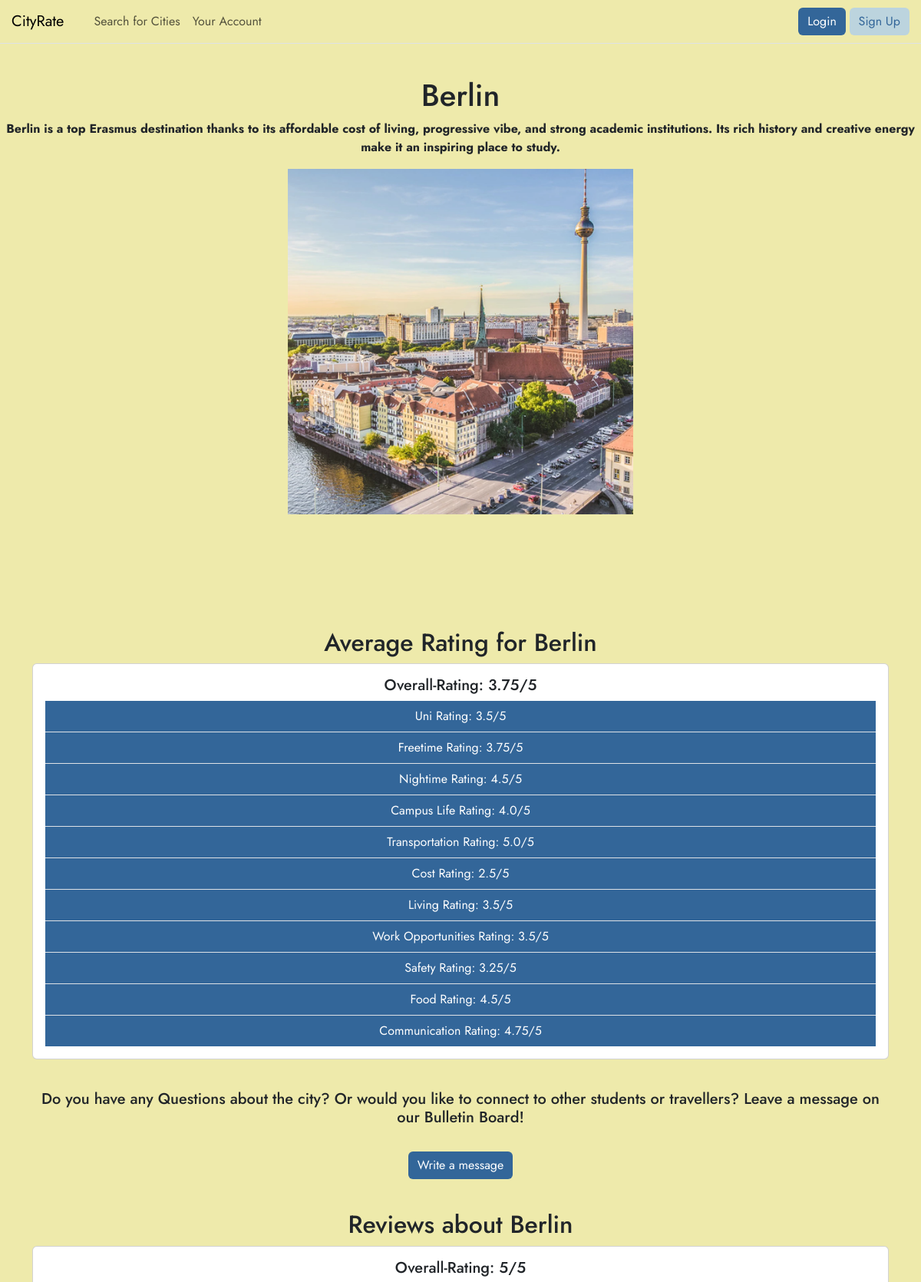
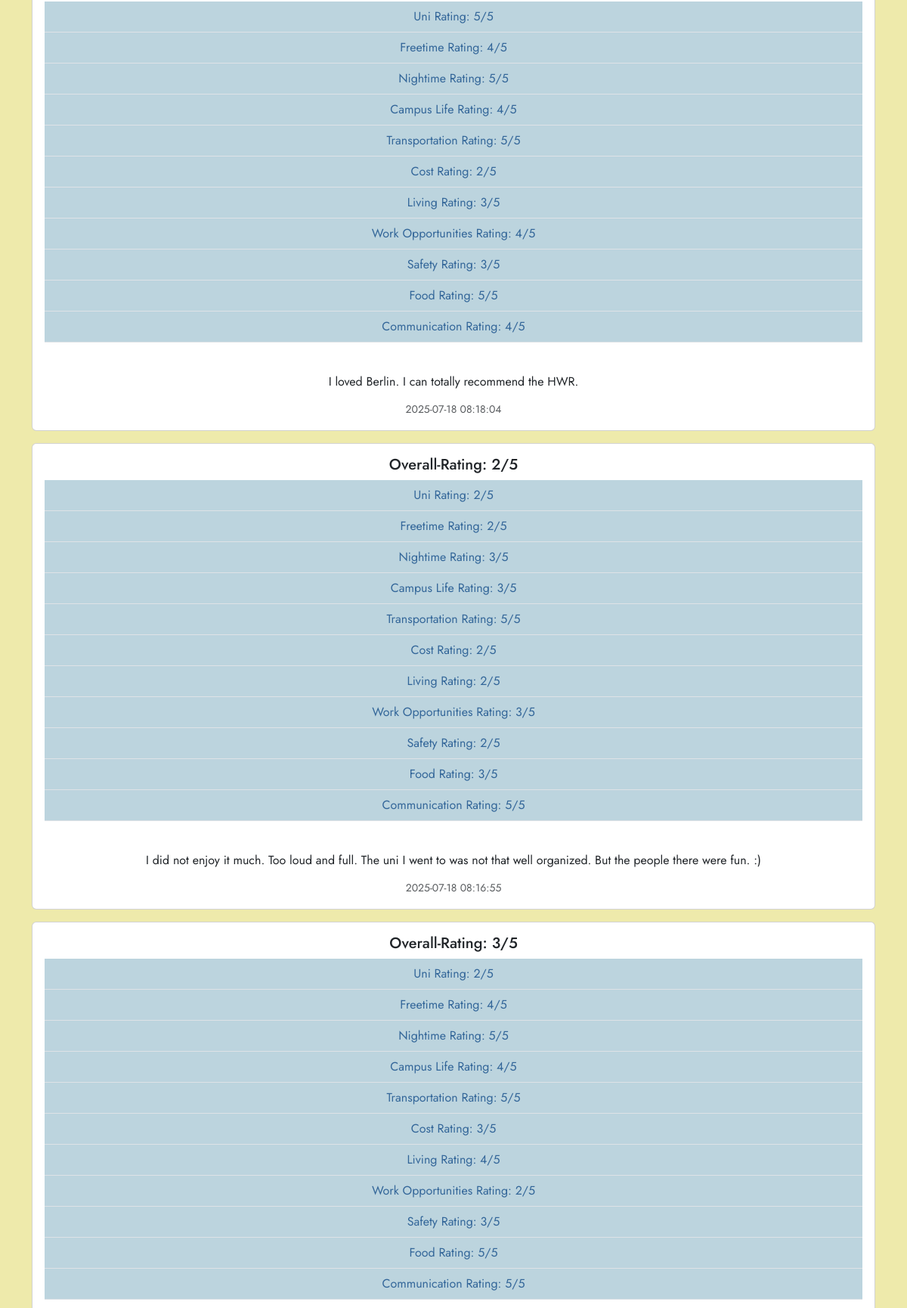
Page /city/Berlin (upper part) on the committed database (2 pictures, top to bottom).
### tables this page shows
CREATE TABLE city (
    name TEXT PRIMARY KEY NOT NULL,
    description TEXT NOT NULL,
    image_path TEXT
);

CREATE TABLE review (
    id INTEGER PRIMARY KEY AUTOINCREMENT,
    city_name TEXT NOT NULL,
    username TEXT, -- wenn du später Users integrierst
    overall_rating INTEGER NOT NULL,
    uni_rating INTEGER,
    freetime_rating INTEGER,
    nightime_rating INTEGER,
    campus_life_rating INTEGER,
    transportation_rating INTEGER,
    cost_rating INTEGER,
    living_rating INTEGER,
    workopportunities_rating INTEGER,
    safety_rating INTEGER,
    food_rating INTEGER,
    comunication_rating INTEGER,
    comment TEXT,
    created_at TIMESTAMP DEFAULT CURRENT_TIMESTAMP,
    FOREIGN KEY(city_name) REFERENCES city(name),
    FOREIGN KEY(username) REFERENCES user(username)
);

### app.py (the view)
@app.route('/city/<city_name>', methods=['GET'])
def city_view(city_name):
    if not city_name: #Falls kein city_name übergeben wurde
        return "No city chosen", 400
    db_con = get_db_con()
    form = ReviewForm()
    city = db_con.execute(
        'SELECT * FROM city WHERE LOWER(name) = LOWER(?)',
        (city_name.lower(),)
    ).fetchone()
    if city is None:
        return "City not found", 404
    reviews = db_con.execute(
        'SELECT * FROM review WHERE city_name = ? ORDER BY created_at DESC',
        (city_name,) #Def für ?-Platzhalter
    ).fetchall()
    categories = ['overall_rating',
                'uni_rating',
                'freetime_rating',
                'nightime_rating',
                'campus_life_rating',
                'transportation_rating',
                'cost_rating',
                'living_rating',
                'workopportunities_rating',
                'safety_rating',
                'food_rating',
                'comunication_rating']
    average_cat = {}
    for cat in categories:
        avg = db_con.execute(
            f'SELECT AVG({cat}) FROM review WHERE city_name = ?', (city['name'],)
        ).fetchone()[0]
        if avg is not None:
            average_cat[cat] = round(avg, 2)
        else:
            average_cat[cat] = "/"
    return render_template('city.html', city=city, form=form, reviews=reviews, average_cat=average_cat)

### db.py (called while the page is built)
def get_db_con(pragma_foreign_keys = True):
    if 'db_con' not in g:
        g.db_con = sqlite3.connect(
            current_app.config['DATABASE'],
            detect_types=sqlite3.PARSE_DECLTYPES
        )
        g.db_con.row_factory = sqlite3.Row
        if pragma_foreign_keys:
            g.db_con.execute('PRAGMA foreign_keys = ON;')
    return g.db_con

def close_db_con(e=None):
    db_con = g.pop('db_con', None)
    if db_con is not None:
        db_con.close()

### templates/city.html (shortened to what this page needs)
{% from 'bootstrap5/nav.html' import render_nav_item %}
<!DOCTYPE html>
<html>
<head>
    {{ bootstrap.load_css() }}
<link rel="stylesheet" href="{{ url_for('static', filename='css/style.css') }}">
</head>
<body>
  <nav class="navbar navbar-expand-xl border-bottom mb-3 fixed-top">
        <div class="container-fluid px-0">
            <a class="navbar-brand" href="{{ url_for('home') }}"  style ="padding-left: 15px;" >CityRate</a>
            <div class="collapse navbar-collapse" id="menu">
    <ul class="navbar-nav me-auto mb-2 mb-lg-0" style="padding-left: 15px;">
        {{ render_nav_item('search', 'Search for Cities') }}
        {{ render_nav_item('profile', 'Your Account') }}
    </ul>
    <div>
    <a href="{{ url_for('login') }}" class="btn custom-button1">Login</a>
    <a href="{{ url_for('register') }}" class="btn custom-button2">Sign Up</a>
    </div>
</div>
        </div>
    </nav>
    <header>
        <h1>{{ city['name'] }}</h1>
        <p class="fw-bold mb-3 text-center">{{ city['description'] }}</p>
       <img src="{{ url_for('static', filename='images/' ~ city['image_path']) }}" alt="{{ city['name'] }}" class="city-image">
    </header>
    <main class="container mt-5">
    {% if reviews %}
    <h2 class="text-center">Average Rating for {{ city['name'] }}</h2>
    <div class="card mb-3">
    <div class="card-body">
        <h5 class="card-title">Overall-Rating: {{ average_cat.overall_rating }}/5</h5>
        <ul class="list-group list-group-flush">
            <li class="list-group-item list-bg-avg">Uni Rating: {{ average_cat.uni_rating }}/5</li>
            <li class="list-group-item list-bg-avg">Freetime Rating: {{ average_cat.freetime_rating }}/5</li>
             <li class="list-group-item list-bg-avg">Nightime Rating: {{ average_cat.nightime_rating }}/5</li>
            <li class="list-group-item list-bg-avg">Campus Life Rating: {{ average_cat.campus_life_rating }}/5</li>
            <li class="list-group-item list-bg-avg">Transportation Rating: {{ average_cat.transportation_rating }}/5</li>
            <li class="list-group-item list-bg-avg">Cost Rating: {{ average_cat.cost_rating }}/5</li>
            <li class="list-group-item list-bg-avg">Living Rating: {{ average_cat.living_rating }}/5</li>
            <li class="list-group-item list-bg-avg">Work Opportunities Rating: {{ average_cat.workopportunities_rating }}/5</li>
            <li class="list-group-item list-bg-avg">Safety Rating: {{ average_cat.safety_rating }}/5</li>
            <li class="list-group-item list-bg-avg">Food Rating: {{ average_cat.food_rating }}/5</li>
            <li class="list-group-item list-bg-avg">Communication Rating: {{ average_cat.comunication_rating }}/5</li>
        </ul>
    </div>
    </div>
    {% endif %}
    <div>
    <br>
    <h5 class="text-center">Do you have any Questions about the city? Or would you like to connect to other students or travellers? Leave a message on our Bulletin Board!</h5> <br>
    <a href="{{ url_for('bulletin', city_name=city.name) }}" class="btn custom-button1">Write a message</a>
    </div>
    <h2 class="text-center">Reviews about {{ city['name'] }}</h2>
    {% if reviews %}
        {% for review in reviews %}
            <div class="card mb-3">
                <div class="card-body">
    <h5 class="card-title">Overall-Rating: {{ review.overall_rating }}/5</h5>
    <ul class="list-group list-group-flush">
    <li class="list-group-item list-bg">Uni Rating: {{ review.uni_rating }}/5</li>
    <li class="list-group-item list-bg">Freetime Rating: {{ review.freetime_rating }}/5</li>
    <li class="list-group-item list-bg">Nightime Rating: {{ review.nightime_rating }}/5</li>
    <li class="list-group-item list-bg">Campus Life Rating: {{ review.campus_life_rating }}/5</li>
    <li class="list-group-item list-bg">Transportation Rating: {{ review.transportation_rating }}/5</li>
    <li class="list-group-item list-bg">Cost Rating: {{ review.cost_rating }}/5</li>
    <li class="list-group-item list-bg">Living Rating: {{ review.living_rating }}/5</li>
    <li class="list-group-item list-bg">Work Opportunities Rating: {{ review.workopportunities_rating }}/5</li>
    <li class="list-group-item list-bg">Safety Rating: {{ review.safety_rating }}/5</li>
    <li class="list-group-item list-bg">Food Rating: {{ review.food_rating }}/5</li>
    <li class="list-group-item list-bg">Communication Rating: {{ review.comunication_rating }}/5</li> <br>
</ul>
    {% if review.comment %}
        <p class="card-text mt-3">{{ review.comment }}</p>
    {% endif %}
    <p class="card-subtitle text-muted"><small>{{ review.created_at }}</small></p>
</div>
            </div>
        {% endfor %}
    {% else %}
        <p class="text-center">No reviews yet. Be the first to leave one!</p> <br>
    {% endif %}
</main>
</body>
</html>

### static/css/style.css (style rules this page uses)
h1, h2, h3, h4, h5, h6 { text-align: center; }
body { padding-top: 100px; background-color: #EEEAAB; font-family: 'Jost', sans-serif; }
main { background-color: #EEEAAB; font-family: 'Jost', sans-serif; text-align: center; padding-top: 100px; }
nav.navbar { background-color: #EEEAAB; opacity: 1; }
.custom-button1 { background-color: #336699; color: white; border: none; }
.custom-button2 { background-color: #BCD4DE; color: #336699; border: #336699; margin-right: 15px; }

### templates/city.html (style rules this page uses)
.city-image { width: 450px; height: 450px; object-fit: cover; display: block; margin: 0 auto; }
.list-bg { background-color: #BCD4DE; color: #336699; }
.list-bg-avg { background-color: #336699; color: white; }

### rows in the picture
city: name "Berlin", description "Berlin is a top Erasmus destination thanks to its affordable cost of living, progressive vibe, and strong academic institutions. Its rich history and creative energy make it an inspiring place to study.", image_path (picture)
review: overall_rating "5", uni_rating "5", freetime_rating "4", nightime_rating "5", campus_life_rating "4", transportation_rating "5", cost_rating "2", living_rating "3", workopportunities_rating "4", safety_rating "3", food_rating "5", comunication_rating "4", comment "I loved Berlin. I can totally recommend the HWR.", created_at "2025-07-18 08:18:04"
review: overall_rating "2", uni_rating "2", freetime_rating "2", nightime_rating "3", campus_life_rating "3", transportation_rating "5", cost_rating "2", living_rating "2", workopportunities_rating "3", safety_rating "2", food_rating "3", comunication_rating "5", comment "I did not enjoy it much. Too loud and full. The uni I went to was not that well organized. But the people there were fun. :)", created_at "2025-07-18 08:16:55"
review: overall_rating "3", uni_rating "2", freetime_rating "4", nightime_rating "5", campus_life_rating "4", transportation_rating "5", cost_rating "3", living_rating "4", workopportunities_rating "2", safety_rating "3", food_rating "5", comunication_rating "5"

### other values in the picture
{{ render_nav_item('search', 'Search for Cities') }} "Search for Cities"
{{ render_nav_item('profile', 'Your Account') }} "Your Account"
{{ average_cat.overall_rating }} "3.75"
{{ average_cat.uni_rating }} "3.5"
{{ average_cat.freetime_rating }} "3.75"
{{ average_cat.nightime_rating }} "4.5"
{{ average_cat.campus_life_rating }} "4.0"
{{ average_cat.transportation_rating }} "5.0"
{{ average_cat.cost_rating }} "2.5"
{{ average_cat.living_rating }} "3.5"
{{ average_cat.workopportunities_rating }} "3.5"
{{ average_cat.safety_rating }} "3.25"
{{ average_cat.food_rating }} "4.5"
{{ average_cat.comunication_rating }} "4.75"
